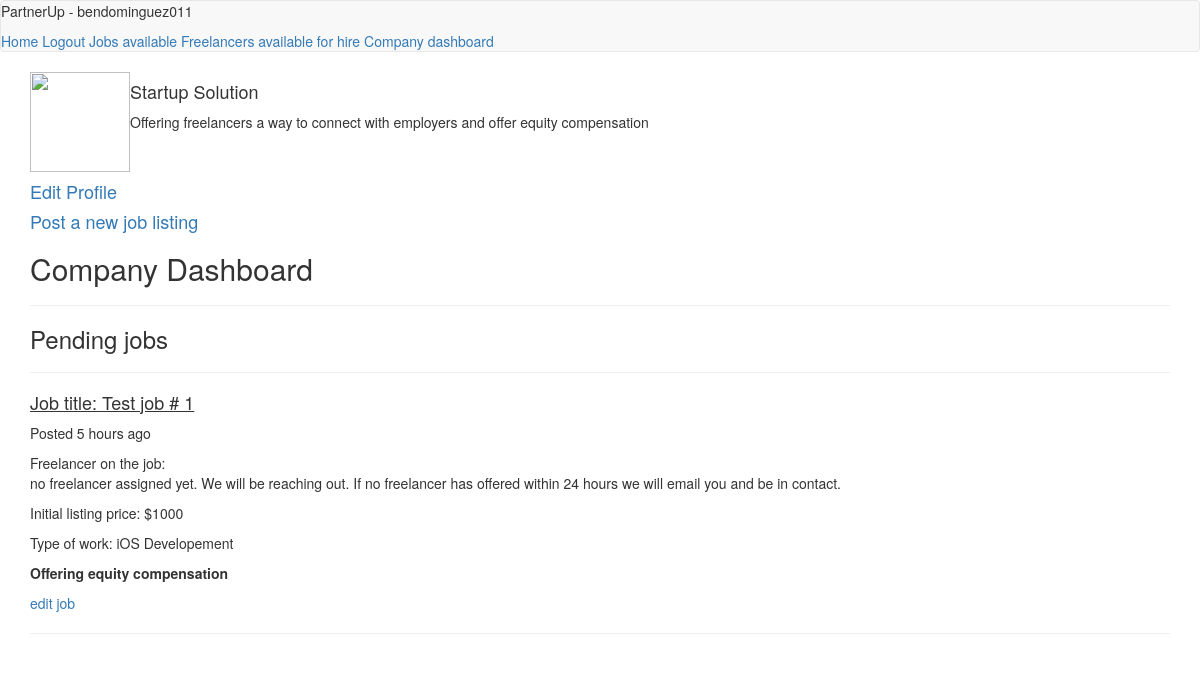
Before: /company/Startup Solution (signed in) with the older database file.
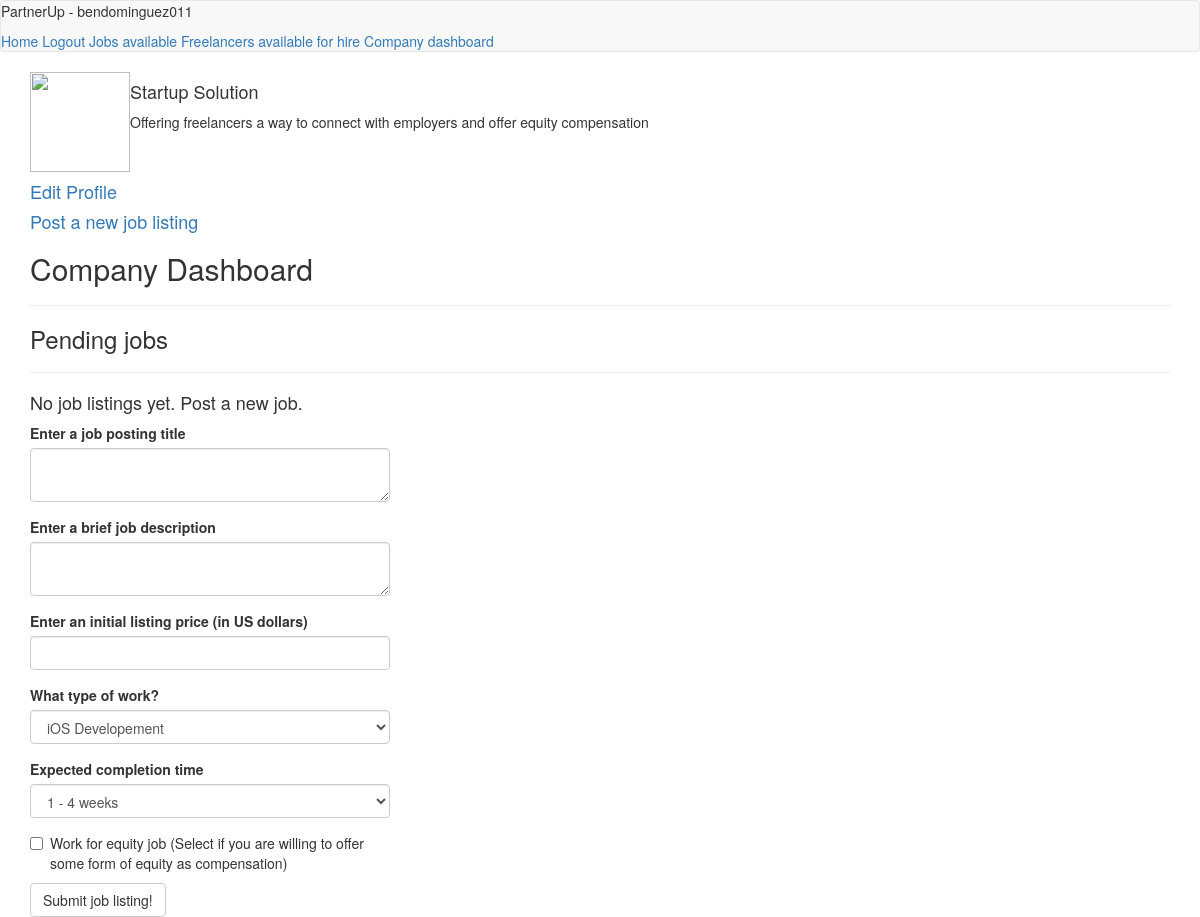
After: the same page with the newer database file.
### app/models.py (models this page shows, shortened)
class Job(db.Model):
    id = db.Column(db.Integer, primary_key=True)
    name = db.Column(db.String(64), index=True)
    job_description = db.Column(db.String(1000))
    offer_price = db.Column(db.Integer, index=True)
    job_type = db.Column(db.String(200), index=True)
    equity_job = db.Column(db.Boolean)
    posted_on = db.Column(db.DateTime)
    estimated_developement_time = db.Column(db.String(40), index=True)
    is_complete = db.Column(db.Boolean)
    startup_id = db.Column(db.Integer, db.ForeignKey('startup.id'))
    user_id = db.Column(db.Integer, db.ForeignKey('user.id'))
    def time_elapsed(self):
        try:
            time = datetime.utcnow() - self.posted_on
        except TypeError:
            return ('hours', 5)
    def info(self):
        return '<Job {0}>'.format(self.name)
    __repr__ = info

### app/routes.py (the view, shortened to what this page needs)
@app.route('/company/<company_name>', methods=['GET', 'POST'])
@login_required
def company(company_name):
    company = Startup.query.filter_by(company_name=company_name).first_or_404()
    form = PostNewJobForm()
    if current_user.role == 'Freelancer':
        abort(404)
    is_admin = (current_user.startup[0] == company)
    if is_admin:
        jobs = company.jobs
        no_jobs = (len([job for job in jobs]) == 0)
    else:
        jobs, no_jobs = None, True
    logo_pic = company.logo_data is not None
    if logo_pic:
        url = company.logo_data.split('/')
        logo_url = "/{0}/{1}".format(url[-2], url[-1])
    kwargs= {
    'title': company_name,
    'company_name': company_name,
    'company': company,
    'is_admin': is_admin,
    'jobs': jobs,
    'no_jobs': no_jobs,
    'logo_url': logo_url,
    'form': form
    }
    return render_template('company/company.html', **kwargs)

### app/forms.py
class PostNewJobForm(FlaskForm):
    name = TextAreaField('Enter a job posting title', validators=[DataRequired()])
    job_description = TextAreaField('Enter a brief job description', validators=[DataRequired()])
    offer_price = StringField('Enter an initial listing price (in US dollars)', validators=[DataRequired()])
    job_type = SelectField('What type of work?', choices=job_types_tup, validators=[DataRequired()])
    estimated_developement_time = SelectField('Expected completion time', choices=job_times_tup, validators=[DataRequired()])
    equity_job = BooleanField('Work for equity job (Select if you are willing to offer some form of equity as compensation)')
    submit = SubmitField('Submit job listing!')

### app/models.py (called while the page is built)
    @login.user_loader
    def load_user(id):
        return User.query.get(int(id))

### app/routes.py (called while the page is built)
@app.before_request
def before_request():
    if current_user.is_authenticated:
        current_user.last_seen = datetime.utcnow()
        db.session.commit()

### app/templates/company/company.html
{% extends "base.html" %}
{% import 'bootstrap/wtf.html' as wtf %}
{% block app_content %}
<table>
{% if company.logo_data %}
<tr valign="top">
  <td><img src="{{ logo_url }}" width=100 height=100></td>
{% else %}
<tr valign="top">
  <td><img src="{{ company.logo(128) }}" width=100 height=100></td>
{% endif %}
<td>
  <h4>{{ company.company_name }}</h4>
  <p> {{ company.description }}</p>
</td>
</tr>
</table>
<h4><a href="{{ url_for('company_edit_profile', company_name=company_name)}}">Edit Profile</a></h4>
<h4><a href="{{ url_for('new_job_posting', company_name=company_name)}}">Post a new job listing</a></h4>
{% if is_admin %}
<h2> Company Dashboard </h2><hr>
<h3> Pending jobs </h3><hr>
{% for job in jobs %}
          <h4><u>Job title: {{ job.name }}</u></h4>
            {% if job.time_elapsed()[0] == 'days' %}
            <p>Posted {{ job.time_elapsed()[1] }} days ago</p>
            {% elif job.time_elapsed()[0] == 'hours' %}
            <p>Posted {{ job.time_elapsed()[1]}} hours ago</p>
            {% elif job.time_elapsed()[0] == 'minutes' %}
            <p>Posted {{ job.time_elapsed()[1] }} minutes ago</p>
            {% elif job.time_elapse()[0] == 'just now' %}
            <p>Posted just now</p>
            {% endif %}
          <p>Freelancer on the job:<br> {% if job.freelancer.username %}<a href="{{ url_for('user', username=job.freelancer.username)}}">
            {{ job.freelancer.username }}</a>{% else %}no freelancer assigned yet. We will be reaching out.
            If no freelancer has offered within 24 hours we will email you and be in contact. {% endif %}</p>
          <p> Initial listing price: ${{ job.offer_price }}</p>
          <p> Type of work: {{ job.job_type }}</p>
          {% if job.equity_job %}
          <p><b>Offering equity compensation</b></p>
          {% endif %}
          <p><a href="{{ url_for('edit_job_details', company_name=company_name, job_name=job.name)}}">edit job</a></p>
          <hr>
{% endfor %}
{% if no_jobs %}
<h4> No job listings yet. Post a new job. </h4>
<div class="row">
    <div class="col-md-4">
        {{ wtf.quick_form(form) }}
    </div>
</div>
{% endif %}
{% endif %}
{% endblock %}

Changed rows visible on the page:
removed Job: name "Test job # 1", posted_on "5", offer_price "1000", job_type "iOS Developement", equity_job "Offering equity compensation"
Other visible differences:
form field job_type: (not shown) → "iOS Developement"
form field estimated_developement_time: (not shown) → "1 - 4 weeks"
form field equity_job: (not shown) → "☐"
form field submit: (not shown) → "Submit job listing!"
text now shown: "No job listings yet. Post a new job. Enter a job posting title Enter a brief job description Enter an initial listing price (in US dollars) What type of work? Expected completion time Work for equity job (Select if you are willing to offer some form of equity as compensation)"
